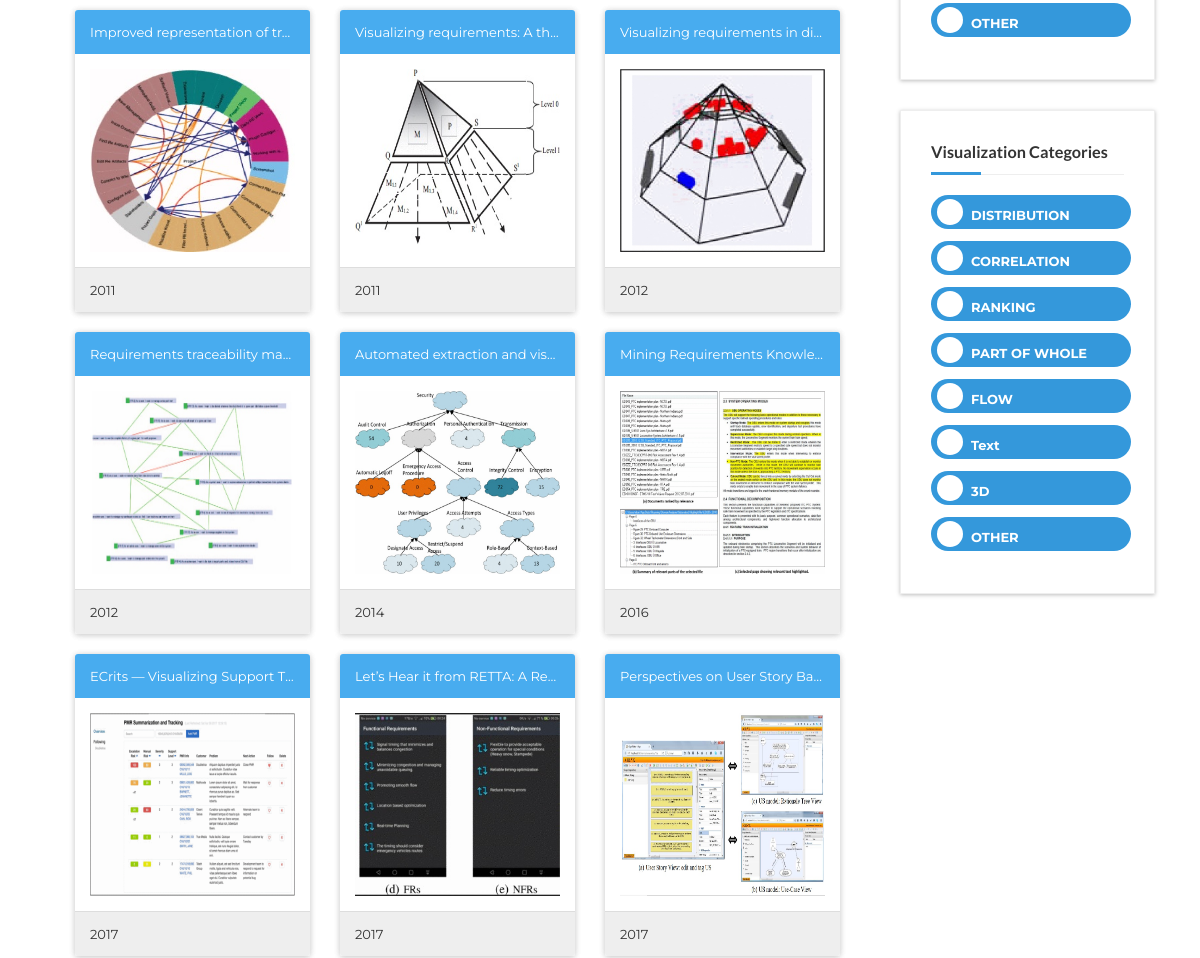
/ (middle part), run on an earlier commit of the app's database.
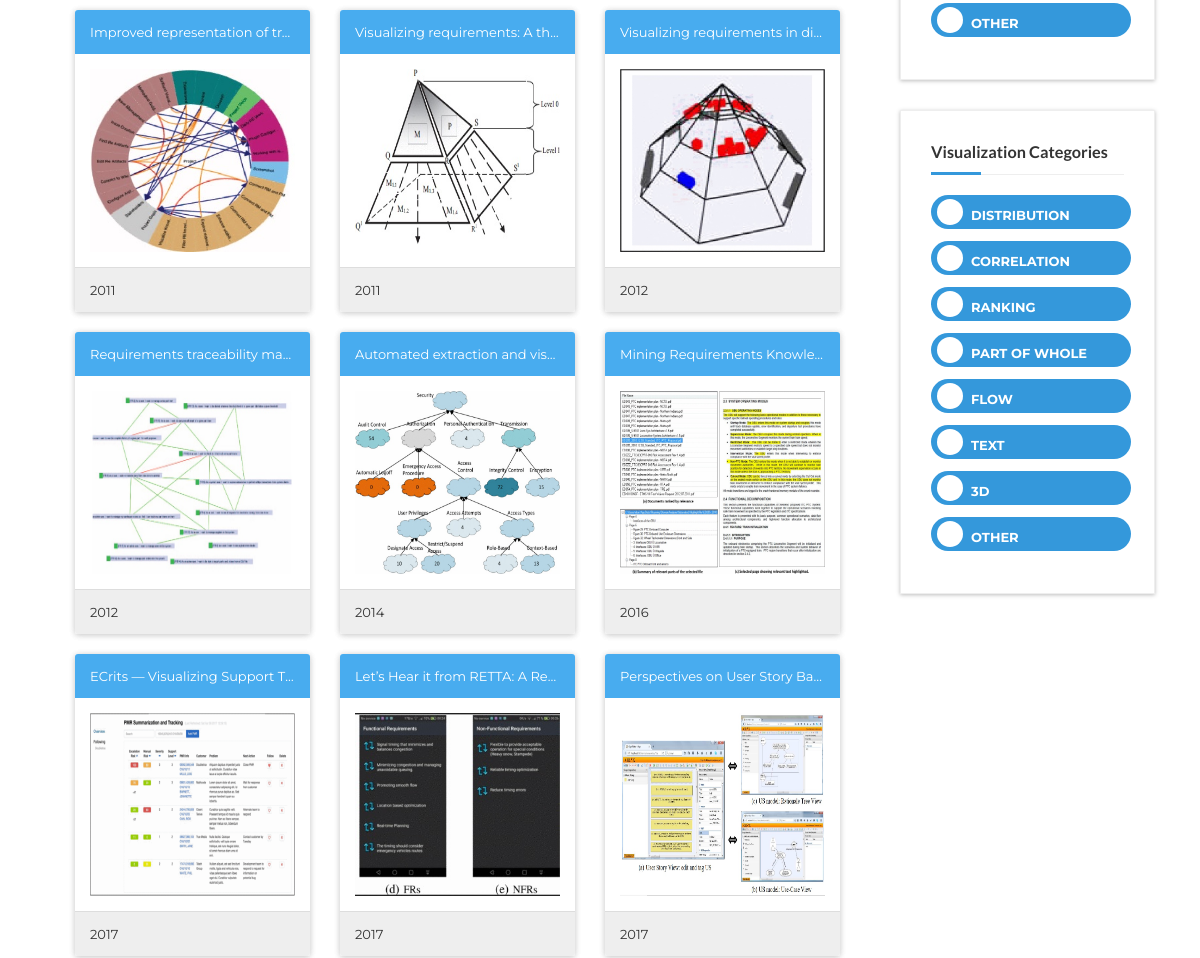
And on a later commit of the database.
### appdigilib/models.py (models this page shows, shortened)
class Article(models.Model):
    author = models.CharField(max_length=200)
    title = models.CharField(max_length=200)
    doi = models.CharField(max_length=250)
    text = models.TextField()
    published_date = models.IntegerField()
    categories = models.ManyToManyField('Category')
    tasks = models.ManyToManyField('AnaliticTask')
    image = models.ForeignKey(Image, on_delete=models.CASCADE)

class Image(models.Model):
    image = models.ImageField(upload_to='images/')

class AnaliticTask(models.Model):
    task = models.CharField(max_length=250)

class Category(models.Model):
    category = models.CharField(max_length=250)

### appdigilib/views.py (the view, shortened to what this page needs)
@requires_csrf_token
@ensure_csrf_cookie
def show_list(request):
    images = Image.objects.all().order_by('article')                            # Save all the images of the articles
    if request.method == 'POST':                                                # Check if the POST method comes from the search
        articles, tasks, categories, dataSources = search(request)              #Search articles by selected categories and tasks
        html = render_to_string('list/render.html', {'articles': articles,
                                                     'categories': categories,  # load all the data from the left menu
                                                     'tasks': tasks,
                                                     'images': images,
                                                     'dataSources': dataSources
                                                     })
    else:
        articles = Article.objects.all().order_by('published_date')             # Show all articles without having searched
        dataSources = DataSource.objects.all()
        categories = Category.objects.all()                                     # Save all categories for left menu
        tasks = AnaliticTask.objects.all()                                      # Save all analytical tasks for left menu
        html = render_to_string('list/index_list.html',{'articles': articles,                                # List the items in the main interface
                                                        'categories': categories,                            # load all the data from the left menu
                                                        'tasks': tasks,
                                                        'images': images,
                                                        'dataSources': dataSources})
    return HttpResponse(html)

### appdigilib/templates/list/index_list.html (shortened to what this page needs)
{% extends "list/index.html" %}
{% block content %}
    {% if articles %}
        {% for article in articles %}
         {% if forloop.counter0|divisibleby:"3" == 1 %}
            {% if forloop.counter0 > 0 %}
                </div>
            {%endif%}
             <div class="col-md-12">
                {%endif%}
            <div class="col-md-4">
                <div class="panel panel-primary" data-target="#Modal" >
                    <div class="panel-heading" data-toggle="modal" data-target="#Modal" id="{{ article.id }}" data-whatever="{{article.title}}">{{ article.title}}</div>
                    <div class="panel-body"><img width="300" height="183" style="width:100%" src="{{article.image.image.url}}"></div>
                    <div class="panel-footer" >{{ article.published_date}}</div>
                </div>
            </div>
        {% endfor %}
    {% else %}
		<h1> There is not article to show</h1>
    {% endif %}
{% endblock %}

### appdigilib/templates/list/index.html (shortened to what this page needs)
<!DOCTYPE html>
{% load static %}
<html lang="en">
  <head>
    <link
      rel="stylesheet"
      href="//netdna.bootstrapcdn.com/bootstrap/3.1.0/css/bootstrap.min.css"
    />
    <link rel="stylesheet" href="{% static 'assets/css/bootstrap.css' %}" />
    <link rel="stylesheet" href="/appdigilib/media/css/style.css" />
    <link
      rel="stylesheet"
      href="/appdigilib/media/assets/css/bootstrap.min.css"
      type="text/css"
    />
    <link
      rel="stylesheet"
      href="/appdigilib/media/assets/css/jasny-bootstrap.min.css"
      type="text/css"
    />
    <link
      rel="stylesheet"
      href="/appdigilib/media/assets/css/jasny-bootstrap.min.css"
      type="text/css"
    />
    <link
      rel="stylesheet"
      href="/appdigilib/media/assets/css/material-kit.css"
      type="text/css"
    />
    <link
      rel="stylesheet"
      href="/appdigilib/media/assets/css/font-awesome.min.css"
      type="text/css"
    />
    <link
      rel="stylesheet"
      href="/appdigilib/media/assets/fonts/line-icons/line-icons.css"
      type="text/css"
    />
    <link
      rel="stylesheet"
      href="/appdigilib/media/assets/fonts/line-icons/line-icons.css"
      type="text/css"
    />
    <link
      rel="stylesheet"
      href="/appdigilib/media/assets/css/main.css"
      type="text/css"
    />
    <link
      rel="stylesheet"
      href="/appdigilib/media/assets/extras/animate.css"
      type="text/css"
    />
    <link
      rel="stylesheet"
      href="/appdigilib/media/assets/extras/owl.carousel.css"
      type="text/css"
    />
    <link
      rel="stylesheet"
      href="/appdigilib/media/assets/extras/owl.theme.css"
      type="text/css"
    />
    <link
      rel="stylesheet"
      href="/appdigilib/media/assets/css/responsive.css"
      type="text/css"
    />
    <link
      rel="stylesheet"
      href="/appdigilib/media/assets/css/slicknav.css"
      type="text/css"
    />
    <link
      rel="stylesheet"
      href="/appdigilib/media/assets/css/bootstrap-select.min.css"
    />
  </head>
  <body>
    <div class="wrapper">
      <div class="main-container">
        <div class="container">
          <div class="row">
            <div class="col-sm-9" style="margin-top: -30px;">
              <div class="ad-detail-content" id="content1">
                {% block content%} {% endblock %}
              </div>
            </div>
            <div class="col-sm-3 page-sidebar">
              <aside>
                <div class="inner-box">
                  <div class="categories">
                    <div class="categories-list">
                      <ul>
                        {% if tasks %} {% for task in tasks %}
                        <li>
                          <label class="switchBtn">
                            <div class="slide round">{{task.task}}</div>
                          </label>
                        </li>
                        {% endfor %} {% else %}
                        <h1>There is not task to show</h1>
                        {% endif %}
                      </ul>
                    </div>
                  </div>
                </div>
                <div class="inner-box">
                  <div class="widget-title">
                    <h5>Visualization Categories</h5>
                  </div>
                  <div class="categories-list">
                    <ul>
                      {% if categories %} {% for category in categories %}
                      <li>
                        <label class="switchBtn">
                          <div class="slide round">{{category.category}}</div>
                        </label>
                      </li>
                      {% endfor%} {% else %}
                      <h1>There is not category to show</h1>
                      {% endif %}
                    </ul>
                  </div>
                </div>
              </aside>
            </div>
          </div>
        </div>
      </div>
    </div>
  </body>
</html>

What changed in the data, as far as the page shows it:
changed Category: category "Text" → "TEXT"
